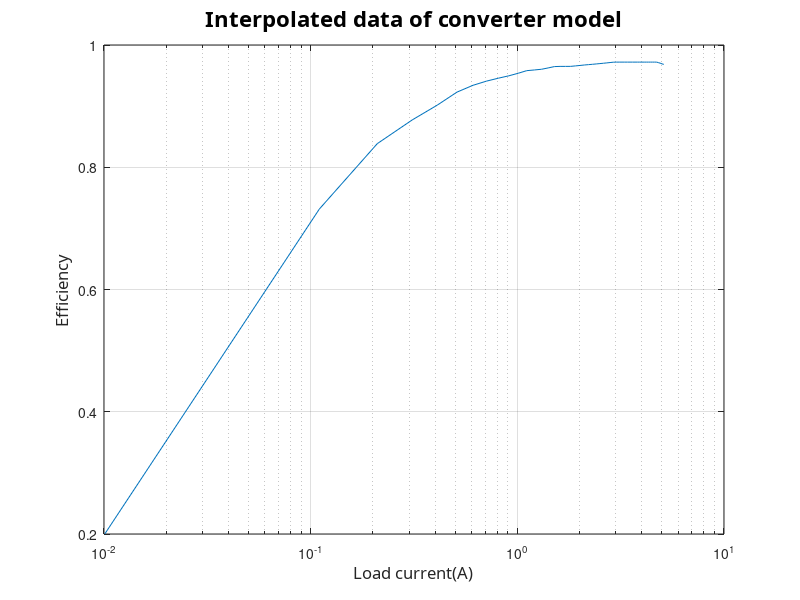

Source code (MATLAB): (Note: this script raises an error after producing the figure.)
conv=load('converter_curve.txt');
%Curve was created with x log axis
conv(:,1)=10.^conv(:,1);
%data was in mA
conv(:,1)=conv(:,1)/1000;
conv(:,2)=conv(:,2)/100;
x_interp= min(conv(:,1)):0.1:max(conv(:,+1));
%Contains a cap-n table by row
%cap n
%cap2 n2
%cap3 n3
interp=[x_interp' interp1(conv(:,1), conv(:,2), x_interp)'];


figure;
grid on;
semilogx(interp(:,1), interp(:,2));
title('Interpolated data of converter model', 'Fontname', 'DejaVu', 'FontSize', 16);
xlabel('Load current(A)', 'FontName', 'DejaVu', 'FontSize', 12);
ylabel('Efficiency', 'FontName', 'DejaVu', 'FontSize', 12);
grid on

%Interpolate equation for Ploss(I)
p0=[1 1 1];
handle=@(c) efficiencyError(c, conv(:,1), conv(:,2));
p=fminsearch(handle, p0);
c=p;

x=[min(conv(:,1)):0.001:max(conv(:,1))];
y=feval('c2Eta', p, x);
figure;
grid on;
semilogx(x, y, conv(:,1), conv(:,2));
title('Measured vs. fitted eta curve @12V', 'Fontname', 'DejaVu', 'FontSize', 16);
xlabel('Output current (A)', 'FontName', 'DejaVu', 'FontSize', 12);
ylabel('Efficiency', 'FontName', 'DejaVu', 'FontSize', 12);

x=[min(conv(:,1)):0.001:max(conv(:,1))];
y=feval('c2PLoss', p, x);
figure;
grid on;
semilogx(x, y);
title('Resulting Ploss curve @12V', 'Fontname', 'DejaVu', 'FontSize', 16);
xlabel('Output current (A)', 'FontName', 'DejaVu', 'FontSize', 12);
ylabel('Power loss', 'FontName', 'DejaVu', 'FontSize', 12);

